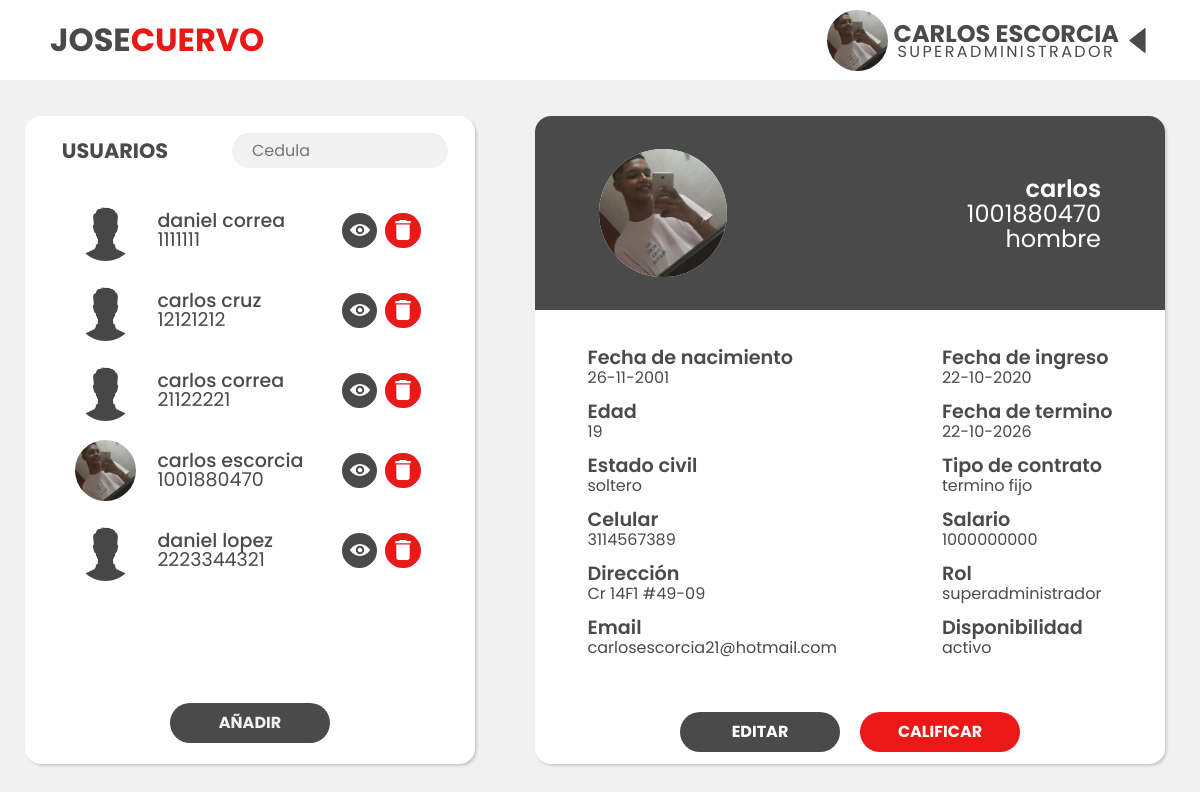
The app's page /dashboard/1001880470 (signed in) with its own data.
### tables this page shows
CREATE TABLE usuario (CC INTEGER NOT NULL, nombre VARCHAR, apellido VARCHAR, edad INTEGER, sexo CHAR NOT NULL, fecha_nacimiento DATE, estado_civil VARCHAR, celular INTEGER, direccion VARCHAR, email VARCHAR, fecha_ingreso DATE, fecha_termino DATE, tipo_contrato VARCHAR, salario INTEGER, rol INTEGER, disponibilidad BOOLEAN, foto VARCHAR, contraseña VARCHAR, primera_vez BOOLEAN, registrador VARCHAR, token VARCHAR, FOREIGN KEY (rol) REFERENCES rol (ID), PRIMARY KEY (CC));

### app.py (the view, shortened to what this page needs)
@app.route("/dashboard/<int:cedula>", methods=['GET',"POST"])
def buscar(cedula):
    if "usuario" in session:
        rol = roles[session["rol"]]
        target = "USUARIOS"
        if session["rol"] == 2:
            target = "EMPLEADOS"
        if request.method == "GET":
            if session["rol"] != 3:
                nombres = session["nombre"] + " " + session["apellido"]
                nombres = nombres.upper()
                try:
                    with sqlite3.connect('joseCuervoDB.db') as con:
                        con.row_factory = sqlite3.Row
                        cur = con.cursor()
                        cur.execute("SELECT CC,nombre,edad,estado_civil,celular,direccion,email,fecha_ingreso,fecha_termino,tipo_contrato,salario,rol,disponibilidad,foto,apellido,fecha_nacimiento,sexo FROM usuario WHERE CC=? AND disponibilidad=?",[str(cedula),1])
                        usuario = cur.fetchone()
                        if session["rol"] == 2:
                            cur.execute("SELECT CC,nombre,foto,apellido FROM usuario WHERE CC != ? AND rol = ? AND disponibilidad=?",[session["usuario"],3,1])
                        else:
                            cur.execute("SELECT CC,nombre,foto,apellido FROM usuario WHERE CC != ? AND disponibilidad=?",[session["usuario"],1])
                        row = cur.fetchall()
                        if usuario is None:
                            return redirect("/dashboard")
                        else:
                            imagen = usuario["foto"]
                            return render_template("dashboard.html",nombre=nombres, rol=rol,target=target, row = row, Unombre=usuario["nombre"],edad=usuario["edad"],sexo=usuario["sexo"],cedula=usuario["CC"],nacimiento=usuario["fecha_nacimiento"],estado=usuario["estado_civil"],celular=usuario["celular"],direccion=usuario["direccion"],email=usuario["email"],ingreso=usuario["fecha_ingreso"],termino=usuario["fecha_termino"],tipo=usuario["tipo_contrato"],salario=usuario["salario"],Rol=roles[usuario["rol"]].lower(),disponible=disponible[usuario["disponibilidad"]],imagen=imagen,perfil=session["foto"])
                except Error as er:
                    print('SQLite error: %s' % (' '.join(er.args)))
            else:
                return redirect("/empleado")
    else:
        return redirect("/")

### templates/dashboard.html (shortened to what this page needs)
{% extends "layout.html" %}
{% block head %}
<link rel="stylesheet" href="{{ url_for('static', filename='styles/vistaAdmin.css') }}">
{% endblock %}
{% block content %}
<main>
    <div class="tabla-usuarios">
        <div class="tabla-usuarios-top">
            <label>{{ target }}</label>
            <div class="search">
                <input type="text" name="" onkeyup="buscar()" id="search-box" placeholder="Cedula">
            </div>
        </div>
        <ul id="tabla">
            {% for r in row %}
            <li>
                <div class="user">
                    <img src='{{ url_for("static", filename=r[2])}}' alt="" class="foto-perfil">
                    <div class="user__info">
                        <p id="Tnombre">{{r["nombre"]}} {{r["apellido"]}}</p>
                        <p>{{r["CC"]}}</p>
                    </div>
                    <div class="buttons">
                        <a class="view" href="{{url_for('buscar',cedula=r['CC'])}}">
                            <img src="{{ url_for('static', filename='imgs/eye.svg') }}" alt="">
                        </a>
                        <a class="delete" onclick="disponible('{{r[0]}}')">
                            <img src="{{ url_for('static', filename='imgs/delete.svg') }}" alt="">
                        </a>
                    </div>
                </div>
            </li>
            {% endfor %}
        </ul>
        <div class="tabla-usuario-boton">
            <a class="button" href="/registro">AÑADIR</a>
        </div>
    </div>
    <div class="info-usuarios">
        <div class="top-info">
            <img src="{{ url_for('static', filename=imagen) }}" alt="">
            <div class="usuario-info-ocupacion">
                <p class="nombre">{{Unombre}}</p>
                <p class="cedula">{{cedula}}</p>
                <p class="ocupacion">{{sexo}}</p>
            </div>
        </div>
        <div class="formulario">
            <div class="izq">
                <div>
                    <p class="titulo">Fecha de nacimiento</p>
                    <p>{{nacimiento}}</p>
                </div>
                <div>
                    <p class="titulo">Edad</p>
                    <p>{{edad}}</p>
                </div>
                <div>
                    <p class="titulo">Estado civil</p>
                    <p>{{estado}}</p>
                </div>
                <div>
                    <p class="titulo">Celular</p>
                    <p>{{celular}}</p>
                </div>
                <div>
                    <p class="titulo">Dirección</p>
                    <p>{{direccion}}</p>
                </div>
                <div>
                    <p class="titulo">Email</p>
                    <p>{{email}}</p>
                </div>
            </div>
            <div class="der">
                <div>
                    <p class="titulo">Fecha de ingreso</p>
                    <p>{{ingreso}}</p>
                </div>
                <div>
                    <p class="titulo">Fecha de termino</p>
                    <p>{{termino}}</p>
                </div>
                <div>
                    <p class="titulo">Tipo de contrato</p>
                    <p>{{tipo}}</p>
                </div>
                <div>
                    <p class="titulo">Salario</p>
                    <p>{{salario}}</p>
                </div>
                <div>
                    <p class="titulo">Rol</p>
                    <p>{{Rol}}</p>
                </div>
                <div>
                    <p class="titulo">Disponibilidad</p>
                    <p>{{disponible}}</p>
                </div>
            </div>
        </div>
        <div class="info-usuarios-buttons">
            <a id="editar"  href="" class="button" >
                <p>EDITAR</p>
            </a>
            <a id="calificar" href="" class="button">
                <p>CALIFICAR</p>
            </a>
        </div>
    </div>
</main>
{% endblock %}

### static/styles/layout.css (style rules this page uses)
body { background-color: var(--background-color); }
input { width: 80%; border: 2px solid var(--secondary-color); border-radius: 50px; height: 2rem; padding: 1rem 1rem; }

### static/styles/vistaAdmin.css (style rules this page uses)
main { width: 100%; min-height: calc(100vh - 80px); display: grid; grid-template-columns: minmax(500px, 2fr) minmax(700px, 3fr); align-items: center; }
.tabla-usuarios, .info-usuarios { background-color: white; border-radius: 1rem; width: 90%; margin: auto; height: 90%; box-shadow: rgba(0, 0, 0, 0.15) 1.95px 1.95px 2.6px; }
.tabla-usuarios { display: flex; flex-direction: column; align-items: center; }
.tabla-usuarios-top { width: 100%; display: flex; align-items: center; height: 70px; }
.tabla-usuarios-top label { font-size: 1.3rem; font-weight: 700; text-align: center; width: 40%; }
.search { display: flex; justify-content: center; width: 60%; }
.search input[type=text] { border: 0; background-color: var(--background-color); border-radius: 1.25rem; width: 80%; height: 2.2rem; padding: 0.75rem 1.25rem; }
#tabla { list-style-type: none; width: 97%; height: 80%; display: flex; flex-direction: column; align-items: center; overflow-y: scroll; }
#tabla li { width: 80%; height: 4.2rem; margin-top: 0.8rem; }
.view, .delete { display: flex; width: 2.2rem; height: 2.2rem; border: 0; margin: 0 4px; border-radius: 50%; justify-content: center; align-items: center; }
.view { background-color: var(--secondary-color); }
.delete { background-color: var(--main-color); }
.delete img, .view img { object-fit: cover; height: 20px; width: 20px; }
.foto-perfil { height: 61px; width: 61px; border-radius: 50%; object-fit: cover; margin-right: 6px; }
.user { width: 100%; height: 98%; display: flex; align-items: center; justify-content: space-evenly; min-width: 290px; }
.user__info { display: flex; justify-content: center; flex-direction: column; width: 70%; height: 98%; font-size: 0.85em; }
.user__info p { font-size: 1.4em; font-weight: 500; padding-left: 15px; }
.user__info p + p { font-size: 1.4em; font-weight: 400; margin-top: -10px; }
.buttons { max-width: 100px; display: flex; }
.tabla-usuario-boton { display: flex; width: 100%; height: calc(20% - 70px); justify-content: center; align-items: center; margin-bottom: 12px; }
.info-usuarios-buttons p { color: white; }
.button { border: 0; border-radius: 25px; height: 2.5rem; width: 10rem; color: var(--background-color); background-color: var(--secondary-color); font-weight: bold; align-items: center; }
.top-info { display: flex; background: var(--secondary-color); border-radius: 1rem 1rem 0 0; width: 100%; height: 30%; align-items: center; justify-content: space-between; padding: 0 4rem; }
.top-info img { background: white; height: 8rem; width: 8rem; border-radius: 50%; object-fit: cover; }
.top-info p { text-align: right; color: white; }
.nombre { font-size: 1.5rem; font-weight: 600; }
.cedula { font-size: 1.5rem; margin-top: -10px; }
.ocupacion { font-size: 1.5rem; font-weight: 400; margin-top: -10px; }
.titulo { color: var(--secondary-color); font-weight: 600; font-size: 1.2rem; }
.izq p,.der p { min-height: 2rem; }
.izq p + p,.der p + p { margin-top: -10px; }
.formulario { height: 60%; display: flex; justify-content: space-around; align-items: center; }
.info-usuarios-buttons { height: 10%; display: flex; justify-content: center; align-items: center; }
#calificar { background: var(--main-color); margin-left: 20px; }
a { display: flex; align-items: center; justify-content: center; text-decoration: none; }

### records on screen
usuario: foto (placeholder picture), nombre "daniel", apellido "correa", CC "1111111"
usuario: foto (placeholder picture), nombre "carlos", apellido "cruz", CC "12121212"
usuario: foto (placeholder picture), nombre "carlos", apellido "correa", CC "21122221"
usuario: foto (picture), nombre "carlos", apellido "escorcia", CC "1001880470", sexo "hombre", fecha_nacimiento "26-11-2001", estado_civil "soltero", celular "3114567389", direccion "Cr 14F1 #49-09", email "carlosescorcia21@hotmail.com", fecha_ingreso "22-10-2020", fecha_termino "22-10-2026", tipo_contrato "termino fijo", salario "1000000000"
usuario: foto (placeholder picture), nombre "daniel", apellido "lopez", CC "2223344321"

### other values on screen
{{ nombre }} "CARLOS ESCORCIA"
{{ rol }} "SUPERADMINISTRADOR"
{{ target }} "USUARIOS"
{{ edad }} "19"
{{ Rol }} "superadministrador"
{{ disponible }} "activo"
